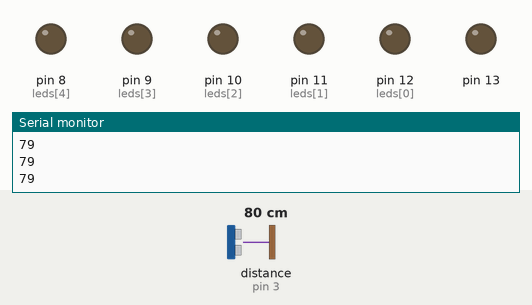
Bench run of a sketch on a simulated Arduino Uno, built with avr-gcc and run on an emulated ATmega328P. Parts: output pins drawn as LEDs (lit = HIGH), the last lines printed to the serial monitor. Wiring (inferred from the names in the program): ultrasonic range finder: trigger pin 4; echo pin 3. Dashed ring = blinking. The test bench sets the inputs (shaded band); at power-on: distance to the obstacle (sensor on pin 3) 80 cm. The echo pulse lasts 58.3 µs per cm; pins used as bus, display or sensor lines are not drawn.

Above: at 1.2 s.
1.3 s: distance to the obstacle (sensor on pin 3) set to 23 cm
2.8 s: distance to the obstacle (sensor on pin 3) set to 18 cm
At 4.0 s:
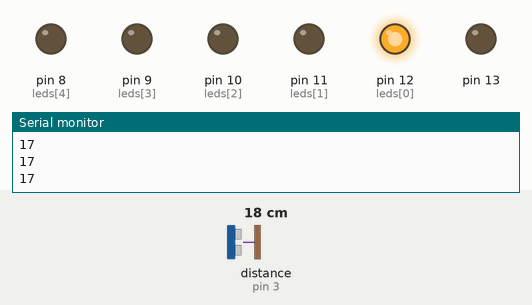
4.3 s: distance to the obstacle (sensor on pin 3) set to 2 cm
At 4.54 s:
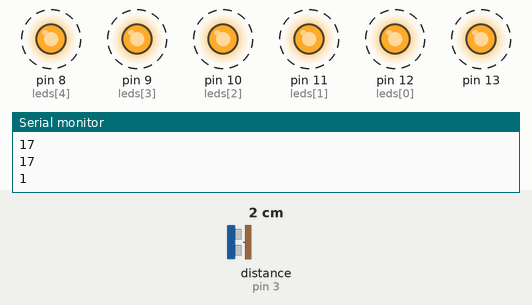
7.3 s: distance to the obstacle (sensor on pin 3) set to 4 cm
10.3 s: distance to the obstacle (sensor on pin 3) set to 7 cm
At 10.8 s:
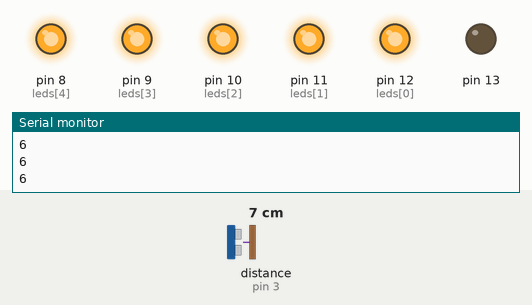
11.9 s: distance to the obstacle (sensor on pin 3) set to 10 cm
At 13.1 s:
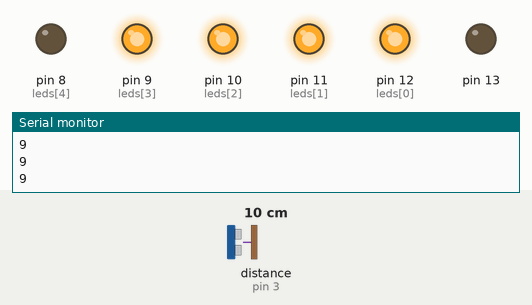
Timing chart, 0 to 14.4 s (numbered marks = the images above; inputs shaded):
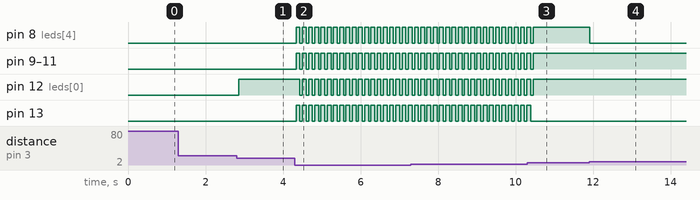

Measured:
- the behaviour switches between 21 and 20 cm on distance to the obstacle (sensor on pin 3) (found by bisection; images 0 and 1)
- the behaviour switches between 5 and 6 cm on distance to the obstacle (sensor on pin 3) (found by bisection; images 2 and 3)
- the behaviour switches between 8 and 9 cm on distance to the obstacle (sensor on pin 3) (found by bisection; images 3 and 4)
- after the input at 2.8 s, pin 12 (leds[0]): LOW → HIGH after 0.06 s
- after the input at 4.3 s, pin 8 (leds[4]), pin 9 (leds[3]), pin 10 (leds[2]), pin 11 (leds[1]), pin 13: alternates HIGH for 0.10 s and LOW for 0.06 s, starting at once; pin 12 (leds[0]): alternates HIGH for 0.10 s and LOW for 0.06 s, starting after 0.14 s
- after the input at 10.3 s, pin 8 (leds[4]), pin 9 (leds[3]), pin 10 (leds[2]), pin 11 (leds[1]), pin 12 (leds[0]): goes on until 10.5 s, then stays HIGH; pin 13: goes on until 10.4 s, then stays LOW
- after the input at 11.9 s, pin 8 (leds[4]): HIGH → LOW at once

The sketch:

ultrasone_sensor.ino
```cpp
int leds[5] = {12, 11, 10, 9, 8};
int trigPin = 4;
int echoPin = 3;

void ledsActive(int aantal) {
  switch(aantal){
    case 0:
      digitalWrite(leds[0], LOW);
      digitalWrite(leds[1], LOW);
      digitalWrite(leds[2], LOW);
      digitalWrite(leds[3], LOW);
      digitalWrite(leds[4], LOW);
      break;
    case 1:
      digitalWrite(leds[0], HIGH);
      digitalWrite(leds[1], LOW);
      digitalWrite(leds[2], LOW);
      digitalWrite(leds[3], LOW);
      digitalWrite(leds[4], LOW);
      break;
    case 2:
      digitalWrite(leds[0], HIGH);
      digitalWrite(leds[1], HIGH);
      digitalWrite(leds[2], LOW);
      digitalWrite(leds[3], LOW);
      digitalWrite(leds[4], LOW);
      break;
    case 3:
      digitalWrite(leds[0], HIGH);
      digitalWrite(leds[1], HIGH);
      digitalWrite(leds[2], HIGH);
      digitalWrite(leds[3], LOW);
      digitalWrite(leds[4], LOW);
      break;
    case 4:
      digitalWrite(leds[0], HIGH);
      digitalWrite(leds[1], HIGH);
      digitalWrite(leds[2], HIGH);
      digitalWrite(leds[3], HIGH);
      digitalWrite(leds[4], LOW);
      break;
    case 5:
      digitalWrite(leds[0], HIGH);
      digitalWrite(leds[1], HIGH);
      digitalWrite(leds[2], HIGH);
      digitalWrite(leds[3], HIGH);
      digitalWrite(leds[4], HIGH);
      break;
    case 10:
      for(int i = 0; i < sizeof(leds); i++) {
        digitalWrite(leds[i], HIGH);
      }
      delay(100);
      for(int i = 0; i < sizeof(leds); i++) {
        digitalWrite(leds[i], LOW);
      }
    break;
  }
}

void setup() {
  for(int i = 0; i < sizeof(leds); i++) {
    pinMode(leds[i], OUTPUT);
  }

  pinMode(trigPin, OUTPUT);
  pinMode(echoPin, INPUT);

  Serial.begin(9600);
}

void loop() {
  delay(60);

  // http://www.instructables.com/id/Simple-Arduino-and-HC-SR04-Example/

  long duration, distance;

  digitalWrite(trigPin, LOW);
  delayMicroseconds(2);
  digitalWrite(trigPin, HIGH);
  delayMicroseconds(10);
  digitalWrite(trigPin, LOW);

  duration = pulseIn(echoPin, 75);

  distance = (duration / 2) / 29.1;

  if(distance < 5) {
    ledsActive(10);
  } else if (distance >= 5 && distance < 8) {
    ledsActive(5);
  } else if (distance >= 8 && distance < 11) {
    ledsActive(4);
  } else if (distance >= 11 && distance < 14) {
    ledsActive(3);
  } else if (distance >= 14 && distance < 17) {
    ledsActive(2);
  } else if (distance >= 17 && distance < 20) {
    ledsActive(1);
  } else if (distance >= 20) {
    ledsActive(0);
  }

  Serial.println(distance);
}
```
